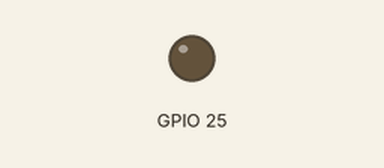
The sketch below on a simulated ESP32. On the bench: output pins drawn as LEDs (lit = HIGH).

Above: at 0.05 s.
At 7.0 s:
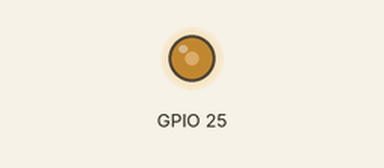
At 14.0 s:
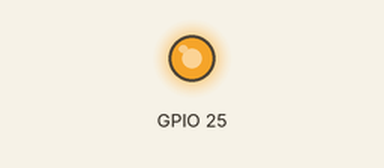
Timing chart, 0 to 18.2 s (numbered marks = the images above):
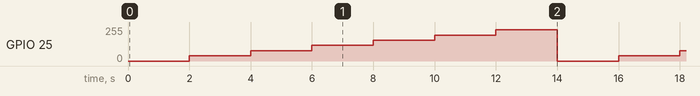

Measured:
- by itself, GPIO 25: repeats every 14.0 s: 78/255 2.0 s, 117/255 2.0 s, 156/255 2.0 s, 195/255 2.0 s, 234/255 2.0 s, 0/255 2.0 s, 39/255 2.0 s

The sketch:

Listing22-10.ino
```cpp
/*******************************************************************************
 * Sketch name: Digital to analog conversion
 * Description: Generate range of voltages
 * Created on:  October 2020
 * Author:      Neil Cameron
 * Book:        Electronics Projects with the ESP8266 and ESP32
 * Chapter :    22 - ESP32 microcontroller features
 ******************************************************************************/

int DACpin = DAC1;          // define DAC pin

void setup()
{}                // nothing in setup function

void loop()
{
  for (int i=0; i<255; i=i+39)
  {
    dacWrite(DACpin, i);        // output voltage 0.5V, 1V...
    delay(2000);
  }
}
```
